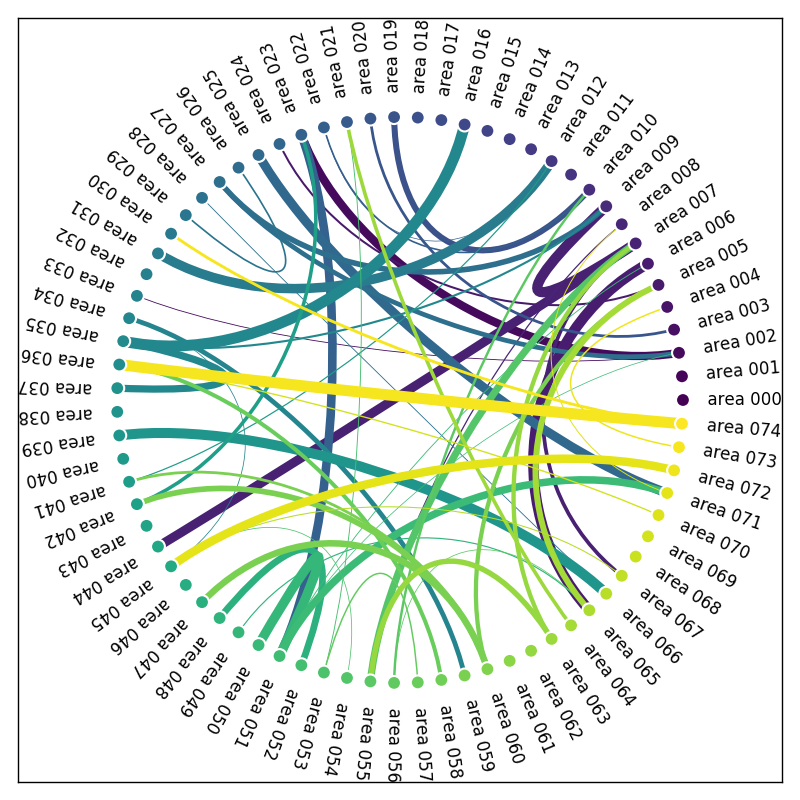

Reproduce this figure in Python.
# -----------------------------------------------------------------------------
# Copyright (c) 2016, Nicolas P. Rougier. All Rights Reserved.
# Distributed under the (new) BSD License. See LICENSE.txt for more info.
# -----------------------------------------------------------------------------
# Scientific visualization course
# Advanced Scientific Python Programming summer school
# Inspired by http://merqur.io/2015/10/02/drawing-a-brain-with-bokeh
# -----------------------------------------------------------------------------
import numpy as np
import matplotlib.pyplot as plt
from matplotlib.path import Path
import matplotlib.patches as patches

n = 75
radius = 1
T = np.linspace(0,2*np.pi,n,endpoint=False)
P = radius * np.vstack((np.cos(T),np.sin(T))).T
C = np.abs(np.random.uniform(0, 1, size=(n,n)))

# Limit in connection strenght for displaying the link
c_min = 0.99

# Line width of the weakest and strongest connections
lw_min, lw_max = 0.5, 8.0

# Colormap to use
cmap = plt.cm.viridis

# Handy function to draw a cubic Bézier
def bezier(p0, p1, p2, p3, color='k', linewidth=1.0):
    codes = [Path.MOVETO, Path.CURVE4, Path.CURVE4, Path.CURVE4]
    path = Path(np.array([p0,p1,p2,p3]), codes)
    return patches.PathPatch(path, fc='none',
                             color=color, linewidth=linewidth)


# New figure with aspect = 1
fig = plt.figure(figsize=(8,8))
ax = fig.add_subplot(111, aspect=1)

# Get connections stronget than c_min
I, J = np.where(C > c_min)

# Normalized them
vmin, vmax = C[I,J].min(), C[I,J].max()
LW = lw_min + ((C-vmin)/(vmax-vmin))**2 *(lw_max-lw_min)

# Draw connections
for i,j in zip(I,J):
    color = cmap(T[i]/(2*np.pi))
    linewidth = LW[i,j]
    # Make connection more visible
    # patch = bezier(P[i], P[i]/2, P[j]/2, P[j], color='w', linewidth=linewidth+2)
    # ax.add_patch(patch)
    patch = bezier(P[i], P[i]/2, P[j]/2, P[j], color=color, linewidth=linewidth)
    ax.add_patch(patch)

# Draw points
plt.scatter(P[:,0],P[:,1], s=100, color=T, linewidth=1.5,
            edgecolor='white', cmap=cmap, zorder=10)

# Draw labels
for i,angle in enumerate(T):
    x, y = 1.05*np.cos(angle), 1.05*np.sin(angle)
    text = "  area %03d" % i
    plt.text(x, y, text, size=12, ha="left",va="center",
             rotation = 180*angle/np.pi, rotation_mode="anchor")

plt.xlim(-1.35,+1.35)
plt.ylim(-1.35,+1.35)
plt.xticks([])
plt.yticks([])
plt.tight_layout()
plt.savefig("exercise-5-sol.png")
plt.show()
